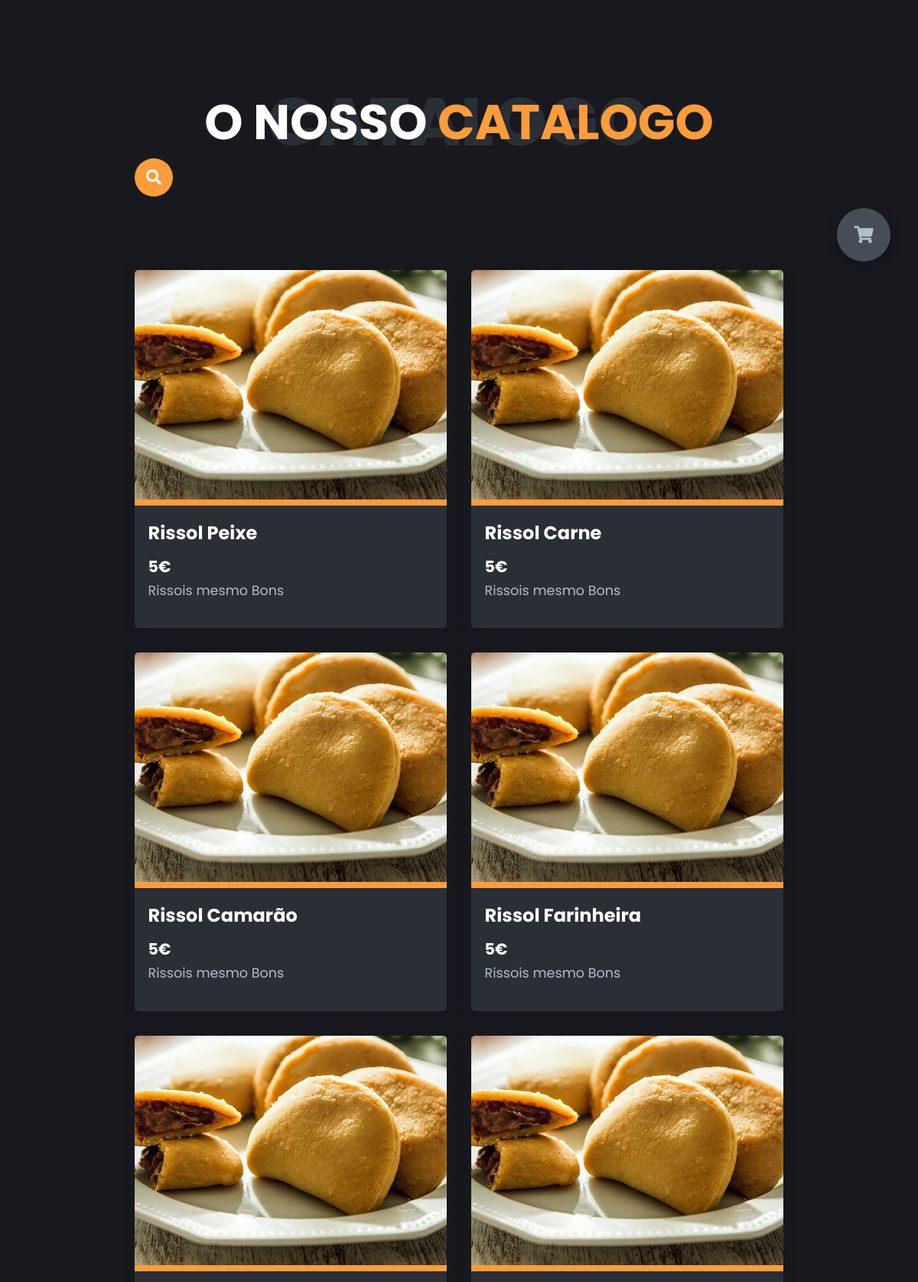
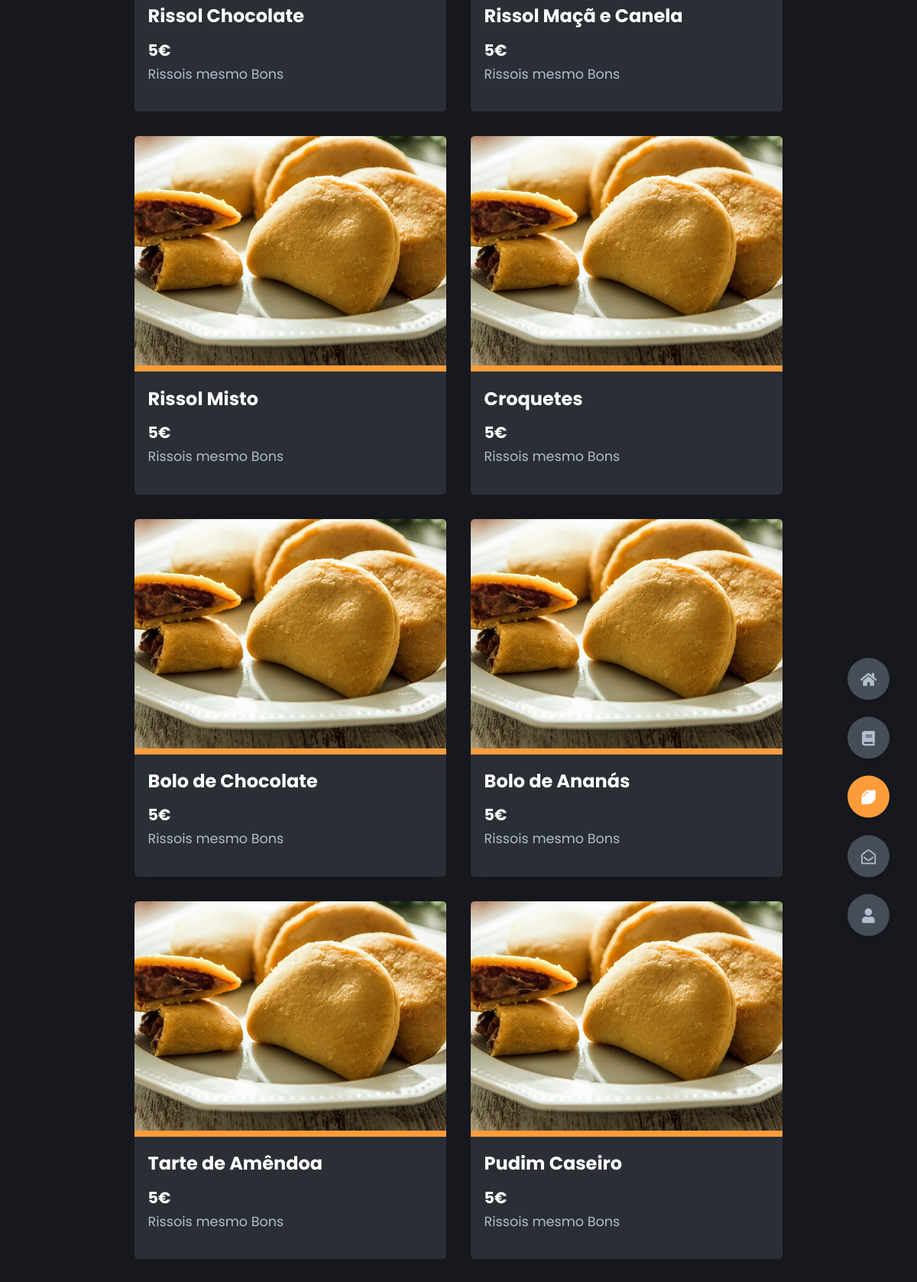
The app's page /php/catalogo.php (upper part) with its own data (2 pictures, top to bottom).
### tables this page shows
CREATE TABLE "Produtos" (
    "id_produto" INTEGER PRIMARY KEY AUTOINCREMENT,
    "nome_produto" VARCHAR(45) NOT NULL,
    "preco" VARCHAR(50) NOT NULL,
    "desc" VARCHAR(300) DEFAULT 'Rissois mesmo Bons',
    "caminho_imagem" VARCHAR(100)
);

### includes/catalogo_inc.php (called while the page is built)
<?php
include('../includes/conn.php');
$result = $db->query('SELECT * FROM Produtos');
$catalogos = array();
while ($row = $result->fetchArray(SQLITE3_ASSOC)) {
    $catalogos[] = array($row['caminho_imagem'], $row['nome_produto'], $row['desc'], $row['preco']);
}

### php/catalogo.php (the view, shortened to what this page needs)
<!DOCTYPE html>
<html lang="en">
<head>
  <link rel="stylesheet" href="../styles/style.css" />
  <link rel="stylesheet" href="https://cdnjs.cloudflare.com/ajax/libs/font-awesome/5.15.4/css/all.min.css" />
  <link rel="stylesheet" href="https://cdnjs.cloudflare.com/ajax/libs/toastr.js/latest/toastr.min.css">
</head>
<body class="main-content">
  <main>
    <section class="container active" id="catalogo">
      <div class="catalogos-content">
        <div class="main-title">
          <h2>O nosso <span>Catalogo</span><span class="bg-text">Catalogo</span></h2>
        </div>
        <div class="search-box">
          <form method="GET" action="catalogo.php">
            <button type="submit" class="btn-search"><i class="fas fa-search"></i></button>
            <input type="text" name="search" class="input-search" placeholder="Procure alguma coisa..." />
          </form>
        </div>
        <div class="catalogos ">
          <?php
          include('../includes/catalogo_inc.php');
          $searchTerm = isset($_GET['search']) ? $_GET['search'] : '';
          foreach ($catalogos as $catalogo) {
            if (empty($searchTerm) || stripos($catalogo[1], $searchTerm) !== false) {
          ?>
              <div class="catalogo">
                <img src="<?php echo $catalogo[0]; ?>" alt="" />
                <div class="catalogo-text">
                  <h4><?php echo $catalogo[1]; ?></h4>
                  <h3><?php echo $catalogo[3] ?>€</h3>
                  <p><?php echo $catalogo[2]; ?></p>
                </div>
              </div>
          <?php
            }
          }
          ?>
        </div>
      </div>
    </section>
  </main>
  <div class="controls">
    <a href="index.php">
      <div class="control" data-id="home">
        <i class="fas fa-home"></i>
      </div>
    </a>
    <a href="about.php">
      <div class="control" data-id="about">
        <i class="fas fa-book"></i>
      </div>
    </a>
    <a href="catalogo.php">
      <div class="control active-btn" data-id="catalogo">
        <i class="fas fa-lemon"></i>
      </div>
    </a>
    <a href="contact.php">
      <div class="control" data-id="contact">
        <i class="far fa-envelope-open"></i>
      </div>
    </a>
    <a href="profile.php">
      <div class="control" data-id="home">
        <i class="fas fa-user"></i>
      </div>
    </a>
  </div>
  <div class="profile-btn" id="cart-icon">
    <i class="fas fa-shopping-cart"> </i>
  </div>
</body>
</html>

### styles/style.css (style rules this page uses)
* { margin: 0; padding: 0; box-sizing: border-box; list-style: none; scroll-behavior: smooth; }
:root { --color-primary: #17191f; --color-secondary: #fd9c3a; --color-white: #ffff; --color-black: #000; --color-grey0: #f8f8f8; --color-grey-1: #dbe1e8; --color-grey-2: #b2becd; --color-grey-3: #6c7983; --color-grey-4: #454e56; --color-grey-5: #2a2e35; --color-grey-6: #12181b; --br-sm-2: 14px; --box-shadow-1: 0 3px 15px rgba(0, 0, 0, 0.2); }
body { background-color: var(--color-primary); font-family: "Poppins", sans-serif; font-size: 1.1rem; color: var(--color-white); transition: all 0.4s ease-in-out; }
a { display: inline-block; text-decoration: none; color: inherit; font-family: inherit; }
section { min-height: 100vh; width: 100%; position: absolute; left: 0; top: 0; padding: 3rem 18rem; }
.container { display: none; transform: translateY(-100%) scale(0); transition: all 0.4s ease-in-out; background-color: var(--color-primary); }
.active { display: block; animation: appear 0.6s ease-in-out; transform: translateY(0) scaleY(1); }
.controls { position: fixed; z-index: 0; top: 50%; right: 3%; display: flex; flex-direction: column; align-items: center; justify-content: center; transform: translateY(-50%); }
.controls .control { padding: 1rem; cursor: pointer; background-color: var(--color-grey-4); width: 55px; height: 55px; border-radius: 50%; display: flex; justify-content: center; align-items: center; margin: 0.7rem 0; box-shadow: var(--box-shadow-1); }
.controls .control i { font-size: 1.2rem; color: var(--color-grey-2); pointer-events: none; }
.controls .active-btn { background-color: var(--color-secondary); transition: all 0.4s ease-in-out; }
.controls .active-btn i { color: var(--color-white); }
.profile-btn { top: 5%; right: 3%; width: 70px; height: 70px; border-radius: 50%; background-color: var(--color-grey-4); cursor: pointer; position: fixed; display: flex; justify-content: center; align-items: center; z-index: 0; box-shadow: 0 3px 15px rgba(0, 0, 0, 0.3); transition: all 0.1s ease-in-out; }
.profile-btn i { font-size: 1.4rem; color: var(--color-grey-2); pointer-events: none; }
.catalogos { display: grid; grid-template-columns: repeat(3, 1fr); grid-gap: 2rem; margin-top: 3rem; }
.catalogos .catalogo { position: relative; background-color: var(--color-grey-5); border-radius: 5px; box-shadow: 1px 1px 20px rgba(0, 0, 0, 0.1); transition: all 0.4s ease-in-out; }
.catalogos .catalogo img { width: 100%; height: 300px; -o-object-fit: cover; object-fit: cover; border-top-left-radius: 5px; border-top-right-radius: 5px; transition: all 0.4s ease-in-out; }
.catalogos .catalogo .catalogo-text { margin-top: -7px; padding: 1.1rem; border-top: 8px solid var(--color-secondary); }
.catalogos .catalogo .catalogo-text h4 { font-size: 1.5rem; margin-bottom: 0.7rem; transition: all 0.4s ease-in-out; cursor: pointer; }
.catalogos .catalogo .catalogo-text p { color: var(--color-grey-2); line-height: 2rem; padding-bottom: 1rem; }
.main-title { text-align: center; }
.main-title h2 { position: relative; text-transform: uppercase; font-size: 4rem; font-weight: 700; }
.main-title h2 span { color: var(--color-secondary); }
.main-title h2 .bg-text { position: absolute; top: 50%; left: 50%; color: var(--color-grey-5); transition: all 0.4s ease-in-out; z-index: -1; transform: translate(-50%, -50%); font-weight: 800; font-size: 6.3rem; }
.search-box { width: -moz-fit-content; width: fit-content; height: -moz-fit-content; height: fit-content; position: relative; }
.input-search { height: 50px; width: 50px; border-style: none; padding: 10px; font-size: 18px; letter-spacing: 2px; outline: none; border-radius: 25px; transition: all 0.5s ease-in-out; background-color: var(--color-secondary); padding-right: 40px; color: #fff; }
.input-search::placeholder { color: rgba(255, 255, 255, 0.5); font-size: 18px; font-weight: 100; }
.btn-search { width: 50px; height: 50px; border-style: none; font-size: 20px; font-weight: bold; outline: none; cursor: pointer; border-radius: 50%; position: absolute; right: 0px; color: #ffffff; background-color: transparent; pointer-events: painted; }
@media screen and (max-width: 1432px) { .container { padding: 7rem 11rem; } }
@media screen and (max-width: 1432px) { .main-title h2 .bg-text { font-size: 5.5rem; } }
@media screen and (max-width: 1250px) { .catalogos { grid-template-columns: repeat(2, 1fr); margin-top: 6rem; } }

### records on screen
produtos: caminho_imagem (picture), nome_produto "Rissol Peixe", preco "5", desc "Rissois mesmo Bons"
produtos: caminho_imagem (picture), nome_produto "Rissol Carne", preco "5", desc "Rissois mesmo Bons"
produtos: caminho_imagem (picture), nome_produto "Rissol Camarão", preco "5", desc "Rissois mesmo Bons"
produtos: caminho_imagem (picture), nome_produto "Rissol Farinheira", preco "5", desc "Rissois mesmo Bons"
produtos: caminho_imagem (picture), nome_produto "Rissol Chocolate", catalogo "5", desc "Rissois mesmo Bons"
produtos: caminho_imagem (picture), nome_produto "Rissol Maçã e Canela", preco "5", desc "Rissois mesmo Bons"
produtos: caminho_imagem (picture), nome_produto "Rissol Misto", preco "5", desc "Rissois mesmo Bons"
produtos: caminho_imagem (picture), nome_produto "Croquetes", preco "5", desc "Rissois mesmo Bons"
produtos: caminho_imagem (picture), nome_produto "Bolo de Chocolate", preco "5", desc "Rissois mesmo Bons"
produtos: caminho_imagem (picture), nome_produto "Bolo de Ananás", preco "5", desc "Rissois mesmo Bons"
produtos: caminho_imagem (picture), nome_produto "Tarte de Amêndoa", preco "5", desc "Rissois mesmo Bons"
produtos: caminho_imagem (picture), nome_produto "Pudim Caseiro", preco "5", desc "Rissois mesmo Bons"
